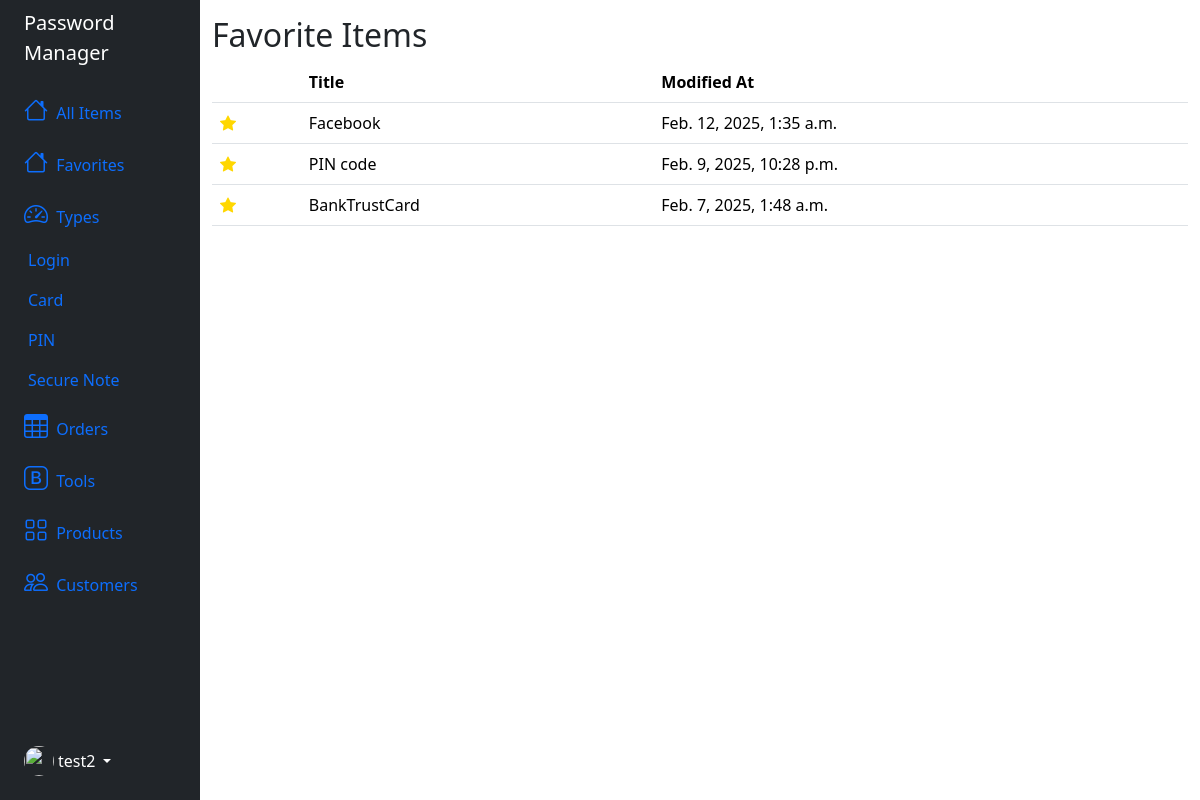
The app's page /favorites (signed in), older data.
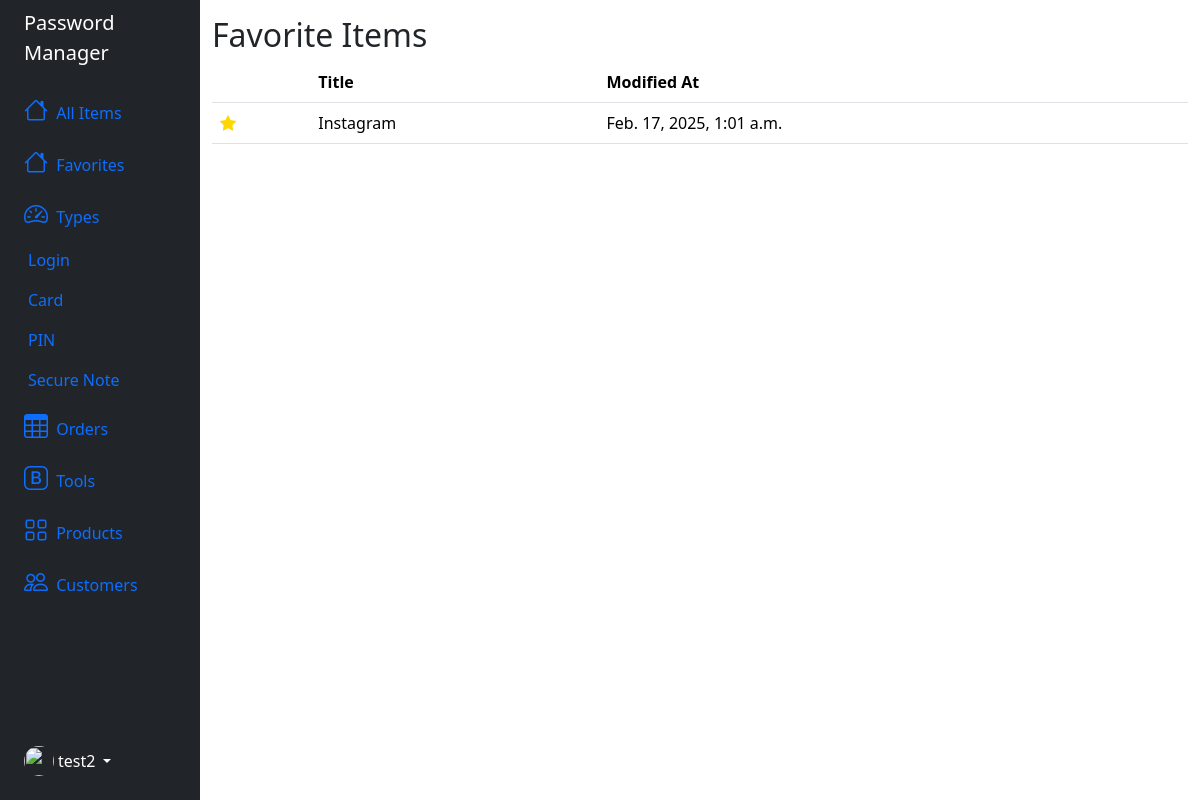
The same page, newer data.
### password_manager/models.py (models this page shows)
class User(AbstractUser):
    salt = models.BinaryField(null=True)

class CommonInfo(models.Model):
    user = models.ForeignKey(User, on_delete=models.CASCADE)
    name = models.CharField(max_length=100)
    modified_at = models.DateTimeField(auto_now=True)
    created_at = models.DateTimeField(auto_now_add=True)
    is_favorited = models.BooleanField(default=False)
    class Meta:
        abstract = True

class Login(CommonInfo):
    id = models.UUIDField(primary_key=True, default=uuid.uuid4, editable=False)
    username = models.CharField(max_length=100)
    password = models.CharField(max_length=100)
    website = models.URLField(null=True, blank=True)
    note = models.TextField(blank=True)
    password_nonce = models.CharField(max_length=24, default="")
    password_tag = models.CharField(max_length=24, default="")

class PIN(CommonInfo):
    id = models.UUIDField(primary_key=True, default=uuid.uuid4, editable=False)
    code = models.CharField(max_length=6)
    note = models.TextField(blank=True)
    code_nonce = models.CharField(max_length=24, default="")
    code_tag = models.CharField(max_length=24, default="")

class Card(CommonInfo):
    id = models.UUIDField(primary_key=True, default=uuid.uuid4, editable=False)
    cardholder = models.CharField(max_length=100)
    number = models.CharField(max_length=19)
    expiration_date = models.DateField()
    cvv = models.CharField(max_length=4)
    number_nonce = models.CharField(max_length=24, default="")
    number_tag = models.CharField(max_length=24, default="")
    cvv_nonce = models.CharField(max_length=24, default="")
    cvv_tag = models.CharField(max_length=24, default="")

### password_manager/views.py (the view)
# urls.py: path("favorites", views.favorites, name="favorites"),
@login_required(login_url="/login")
def favorites(request):
    user_id = request.user.id
    login = Login.objects.filter(is_favorited=True, user_id=user_id)
    card = Card.objects.filter(is_favorited=True, user_id=user_id)
    pin = PIN.objects.filter(is_favorited=True, user_id=user_id)
    secure_note = SecureNote.objects.filter(is_favorited=True, user_id=user_id)
    favorites_list = list(chain(login, card, pin, secure_note))
    favorites = sorted(favorites_list, key=lambda favorite:favorite.modified_at, reverse=True)
    return render(request, "password_manager/favorites.html", {
        "favorites": favorites
    })

### password_manager/templates/password_manager/favorites.html (shortened to what this page needs)
{% extends "password_manager/layout.html" %}
{% load static %}
{% block body %}
    <h2>Favorite Items</h2>
    <table class="table table-hover">
      <thead>
        <tr>
          <th scope="col"></th>
          <th scope="col">Title</th>
          <th scope="col">Modified At</th>
        </tr>
      </thead>
      <tbody>
          {% for favorite in favorites %}
            {% if favorite.password %}
                <tr class=table-row data-bs-toggle="offcanvas" data-type="login" data-uuid="{{ favorite.id }}" href="#offcanvasScrolling" aria-controls="offcanvasScrolling">
                    {% if favorite.is_favorited %}
                        <td><button class="favorite-btn"><i class="bi bi-star-fill favorite"></i></button></td>
                    {% else %}
                        <td><button class="favorite-btn"><i class="bi bi-star"></i></button></td>
                    {% endif %}
                    <td>{{ favorite.name }}</td>
                    <td>{{ favorite.modified_at }}</td>
                </tr>
            {% elif favorite.number %}
                <tr class=table-row data-bs-toggle="offcanvas" data-type="card" data-uuid="{{ favorite.id }}" href="#offcanvasScrolling" aria-controls="offcanvasScrolling">
                    {% if favorite.is_favorited %}
                        <td><button class="favorite-btn"><i class="bi bi-star-fill favorite"></i></button></td>
                    {% else %}
                        <td><button class="favorite-btn"><i class="bi bi-star"></i></button></td>
                    {% endif %}
                    <td>{{ favorite.name }}</td>
                    <td>{{ favorite.modified_at }}</td>
                </tr>
            {% elif favorite.code %}
                <tr class=table-row data-bs-toggle="offcanvas" data-type="pin" data-uuid="{{ favorite.id }}" href="#offcanvasScrolling" aria-controls="offcanvasScrolling">
                    {% if favorite.is_favorited %}
                        <td><button class="favorite-btn"><i class="bi bi-star-fill favorite"></i></button></td>
                    {% else %}
                        <td><button class="favorite-btn"><i class="bi bi-star"></i></button></td>
                    {% endif %}
                    <td>{{ favorite.name }}</td>
                    <td>{{ favorite.modified_at }}</td>
                </tr>
            {% endif %}
          {% endfor %}
      </tbody>
    </table>
{% endblock %}

### password_manager/templates/password_manager/layout.html (shortened to what this page needs)
{% load static %}
<!DOCTYPE html>
<html lang="en">
<head>
    <link href="https://cdn.jsdelivr.net/npm/bootstrap@5.3.3/dist/css/bootstrap.min.css" rel="stylesheet">
    <link href="https://cdn.jsdelivr.net/npm/bootstrap-icons@1.11.3/font/bootstrap-icons.min.css" rel="stylesheet">
    <link href="{% static 'password_manager/styles.css' %}" rel="stylesheet">
</head>
<body>
    <div class="container-fluid">
        <div class="row flex-nowrap">
            <div class="col-auto col-md-3 col-xl-2 px-sm-2 px-0 bg-dark">
                <div class="d-flex flex-column align-items-center align-items-sm-start px-3 pt-2 text-white min-vh-100">
                    <a href="{% url 'index' %}"
                        class="d-flex align-items-center pb-3 mb-md-0 me-md-auto text-white text-decoration-none">
                        <span class="fs-5 d-none d-sm-inline">Password Manager</span>
                    </a>
                    <ul class="nav nav-pills flex-column mb-sm-auto mb-0 align-items-center align-items-sm-start"
                        id="menu">
                        {% if user.is_authenticated %}
                        <li class="nav-item">
                            <a href="{% url 'index' %}" class="nav-link align-middle px-0">
                                <i class="fs-4 bi-house"></i> <span class="ms-1 d-none d-sm-inline">All Items</span>
                            </a>
                        </li>
                        <li class="nav-item">
                            <a href="{% url 'favorites' %}" class="nav-link align-middle px-0">
                                <i class="fs-4 bi-house"></i> <span class="ms-1 d-none d-sm-inline">Favorites</span>
                            </a>
                        </li>
                        <li>
                            <a href="#submenu1" data-bs-toggle="collapse" class="nav-link px-0 align-middle">
                                <i class="fs-4 bi-speedometer2"></i> <span
                                    class="ms-1 d-none d-sm-inline">Types</span> </a>
                            <ul class="collapse show nav flex-column ms-1" id="submenu1" data-bs-parent="#menu">
                                <li class="w-100">
                                    <a href="{% url 'type' 'login' %}" class="nav-link px-0"> <span class="d-none d-sm-inline">Login</span>
                                    </a>
                                </li>
                                <li>
                                    <a href="{% url 'type' 'card' %}" class="nav-link px-0"> <span class="d-none d-sm-inline">Card</span>
                                    </a>
                                </li>
                                <li>
                                    <a href="{% url 'type' 'pin' %}" class="nav-link px-0"> <span class="d-none d-sm-inline">PIN</span>
                                    </a>
                                </li>
                                <li>
                                    <a href="{% url 'type' 'secure-note' %}" class="nav-link px-0"> <span class="d-none d-sm-inline">Secure Note</span>
                                    </a>
                                </li>
                            </ul>
                        </li>
                        <li>
                            <a href="#" class="nav-link px-0 align-middle">
                                <i class="fs-4 bi-table"></i> <span class="ms-1 d-none d-sm-inline">Orders</span></a>
                        </li>
                        <li>
                            <a href="#submenu2" data-bs-toggle="collapse" class="nav-link px-0 align-middle ">
                                <i class="fs-4 bi-bootstrap"></i> <span
                                    class="ms-1 d-none d-sm-inline">Tools</span></a>
                        </li>
                        <li>
                            <a href="#submenu3" data-bs-toggle="collapse" class="nav-link px-0 align-middle">
                                <i class="fs-4 bi-grid"></i> <span class="ms-1 d-none d-sm-inline">Products</span> </a>
                        </li>
                        <li>
                            <a href="#" class="nav-link px-0 align-middle">
                                <i class="fs-4 bi-people"></i> <span class="ms-1 d-none d-sm-inline">Customers</span>
                            </a>
                        </li>
                        {% endif %}
                    </ul>
                    {% if user.is_authenticated %}
                    <div class="dropdown pb-4">
                        <a href="#" class="d-flex align-items-center text-white text-decoration-none dropdown-toggle"
                            id="dropdownUser1" data-bs-toggle="dropdown" aria-expanded="false">
                            <img src="" alt="" width="30" height="30"
                                class="rounded-circle">
                            <span class="d-none d-sm-inline mx-1">{{ user.username }}</span>
                        </a>
                    </div>
                    {% endif %}
                </div>
            </div>
            <div class="col py-3">
                <div>
                    {% block body %}
                    {% endblock %}
                </div>
            </div>
        </div>
    </div>
</body>
</html>

### password_manager/static/password_manager/styles.css (style rules this page uses)
.table-row td:not(:first-child) { cursor: pointer; }
.favorite-btn { border: none; background: none; padding: 0px; margin: 0px; }
.favorite { color: #FFD700; }

Row changes from the older to the newer data that the page shows:
removed Login: is_favorited True (drawn), name "Facebook", modified_at "Feb. 12, 2025, 1:35 a.m."
removed PIN: is_favorited True (drawn), name "PIN code", modified_at "Feb. 9, 2025, 10:28 p.m."
removed Card: is_favorited True (drawn), name "BankTrustCard", modified_at "Feb. 7, 2025, 1:48 a.m."
added Login: is_favorited True (drawn), name "Instagram", modified_at "Feb. 17, 2025, 1:01 a.m."
